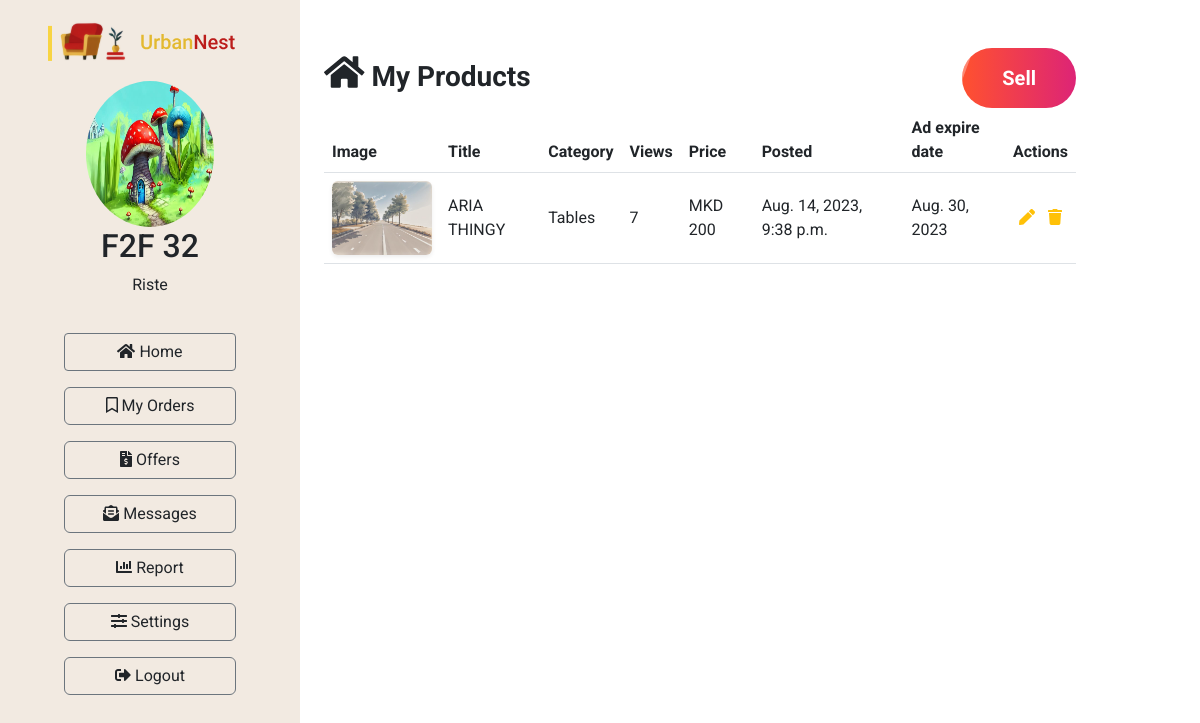
The page /dashboard/home (signed in) on the database its author committed.
### Furniture/models.py (models this page shows, shortened)
class UrbanNestUser(models.Model):
    user = models.OneToOneField(User, on_delete=models.CASCADE)
    first_name = models.CharField(max_length=100)
    last_name = models.CharField(max_length=100)
    photo = models.ImageField(upload_to='images/users', null=True, blank=True)
    address = models.CharField(max_length=200)
    city = models.CharField(max_length=100)
    postal_code = models.CharField(max_length=100)
    province = models.CharField(max_length=100)
    country = CountryField()
    phone_number = models.CharField(max_length=9)
    shopping_cart = models.ForeignKey('ShoppingCart', on_delete=models.CASCADE, null=True, blank=True)

class FurnitureAd(models.Model):
    seller = models.ForeignKey(UrbanNestUser, on_delete=models.CASCADE)
    name = models.CharField(max_length=255)
    category = models.ForeignKey(Category, on_delete=models.CASCADE)
    rating = models.IntegerField(validators=[MinValueValidator(1), MaxValueValidator(5)])
    description = models.TextField()
    price = models.IntegerField()
    CURRENCY_CHOICES = [
        ('MKD', 'Denar'),
        ('EUR', 'Euro'),
        ('USD', 'Dollar'),
    ]
    currency = models.CharField(max_length=3, choices=CURRENCY_CHOICES)
    width = models.IntegerField()
    length = models.IntegerField()
    height = models.IntegerField()
    weight = models.IntegerField()
    UNIT_CHOICES = [
        ('kg', 'Kilograms'),
        ('lb', 'Pounds'),
    ]
    unit_weight = models.CharField(max_length=100, choices=UNIT_CHOICES)
    image = models.ImageField(upload_to='images/furnitures', null=True, blank=True)
    creation_date = models.DateTimeField(auto_now_add=True)
    last_modified_date = models.DateTimeField(auto_now=True)
    ad_duration_to = models.DateField()
    views = models.IntegerField(default=0)
    active = models.BooleanField(default=True)

class Category(models.Model):
    name = models.CharField(max_length=255)
    photo = models.ImageField(upload_to='images/categories', null=True, blank=True)
    creation_date = models.DateTimeField(auto_now_add=True)
    last_modified_date = models.DateTimeField(auto_now=True)

### Furniture/views.py (the view)
# urls.py: path("dashboard/home", dashboard_home, name="dashboard_home"),
@login_required
def dashboard_home(request):
    user = UrbanNestUser.objects.get(user=request.user)
    list_of_ads = FurnitureAd.objects.filter(seller=user)
    context = {'user': user, 'list_of_ads': list_of_ads}
    return render(request, 'dashboard/dashboard-home.html', context=context)

### Furniture/templates/dashboard/dashboard-home.html (shortened to what this page needs)
{% extends "dashboard/base-dashboard.html" %}
{% block content %}
<div class="container my-5">
    <div class="d-flex justify-content-between align-items-center"><h3><strong><i
            class='fas fa-home' style='font-size:36px'></i> My Products</strong></h3>
        <a href="{% url 'add_furniture_ad' %}" class="btn-fancy text-decoration-none">
            <span class="btn-text">Sell</span>
            <span class="btn-shine"></span>
            <span class="btn-shine btn-shine-2"></span>
        </a>
    </div>
    <div class="table-responsive">
        <table class="table table-hover">
            <thead>
            <tr>
                <th scope="col">Image</th>
                <th scope="col">Title</th>
                <th scope="col">Category</th>
                <th scope="col">Views</th>
                <th scope="col">Price</th>
                <th scope="col">Posted</th>
                <th scope="col">Ad expire date</th>
                <th scope="col" class="text-center">Actions</th>
            </tr>
            </thead>
            <tbody>
            {% for ad in list_of_ads %}
            <tr>
                <td><img src="{{ad.image.url}}" alt="" width="100px" class="rounded shadow-sm"></td>
                <td class="align-middle">{{ad.name}}</td>
                <td class="align-middle">{{ad.category.name}}</td>
                <td class="align-middle">{{ad.views}}</td>
                <td class="align-middle">{{ad.currency}} {{ad.price}}</td>
                <td class="align-middle">{{ad.creation_date}}</td>
                <td class="align-middle">{{ad.ad_duration_to}}</td>
                {% if ad.active == True %}
                <td class="align-middle">
                    <div class="d-flex justify-content-around">
                        <a href="{% url 'edit_furniture_ad' ad_id=ad.pk %}" class="text-warning"><i class='fas fa-pen'></i></a>
                        <a href="{% url 'delete_furniture_ad' ad_id=ad.pk %}" class="text-warning"><i class='fas fa-trash'></i></a>
                    </div>
                </td>
                {% else %}
                <td class="align-middle text-center">
                    /
                </td>
                {% endif %}
            </tr>
            {% endfor %}
            </tbody>
        </table>
    </div>
</div>
{% endblock %}

### Furniture/templates/dashboard/base-dashboard.html (shortened to what this page needs)
<!DOCTYPE html>
<html lang="en">
<head>
    <link rel="stylesheet" href="https://cdn.jsdelivr.net/npm/bootstrap@5.3.0/dist/css/bootstrap.min.css">
    <link rel="stylesheet"
          href="https://cdn.jsdelivr.net/npm/@fortawesome/fontawesome-free@6.2.1/css/fontawesome.min.css"
>
</head>
<body>
<div style="min-height: 100vh;">
    <div class="row d-flex align-items-stretch p-0 m-0">
        <div class="py-3 px-5 col-md-3" style="background: #F2EAE1; min-height: 100vh;">
            <a href="{% url 'index' %}">
                <div>
                </div>
            </a>
            <div class="pt-3 container d-flex flex-column align-items-center justify-content-center mb-1">
                <img src="{{MEDIA_URL}}{{user.photo.url}}" alt="" class="rounded-circle" style="
width: 128px;
height: 145.636px;">
                <h2>{{user.first_name}} {{user.last_name}}</h2>
                <p>{{user.user.username}}</p>
            </div>
            <div class="d-flex flex-column justify-content-center px-3 gap-3 py-3">
                <a href="{% url 'dashboard_home' %}" class="text-decoration-none text-reset btn btn-outline-secondary"
                   style="border-radius: 4px;"><i class="fas fa-home"></i> Home</a>
                <a href="{% url 'my_orders' %}" class="text-decoration-none text-reset btn btn-outline-secondary"><i
                        class='far fa-bookmark'></i> My
                    Orders</a>
                <a href="{% url 'offers' %}" class="text-decoration-none text-reset btn btn-outline-secondary"><i
                        class='fas fa-file-invoice-dollar'></i> Offers</a>
                <a href="" class="text-decoration-none text-reset btn btn-outline-secondary"><i
                        class='fas fa-envelope-open-text'></i> Messages</a>
                <a href="" class="text-decoration-none text-reset btn btn-outline-secondary"><i
                        class='fas fa-chart-bar'></i> Report</a>
                <a href="{% url 'edit_settings' %}" class="text-decoration-none text-reset btn btn-outline-secondary"><i
                        class='fas fa-sliders-h'></i> Settings</a>
                <a href="{% url 'logout' %}" class="text-decoration-none text-reset btn btn-outline-secondary"><i
                        class="fas fa-sign-out-alt"></i> Logout</a>
            </div>
        </div>
        <div class="col-md-8 white">
            {% block content %}{% endblock %}
        </div>
    </div>
</div>
</body>
</html>

### Furniture/templates/dashboard/base-dashboard.html (style rules this page uses)
* { font-family: 'Roboto', sans-serif !important; }
html, body { margin: 0; padding: 0; }
* { box-sizing: border-box; }

### Furniture/templates/dashboard/dashboard-home.html (style rules this page uses)
.btn-fancy { position: relative; display: inline-block; padding: 15px 40px; background: linear-gradient(to right, #ff512f, #dd2476); border: none; color: white; font-size: 20px; font-weight: bold; border-radius: 30px; overflow: hidden; transition: transform 0.3s, filter 0.3s, box-shadow 0.3s; z-index: 1; }
.btn-fancy .btn-text { position: relative; z-index: 2; }
.btn-fancy .btn-shine { position: absolute; top: 0; left: -100%; width: 100%; height: 100%; background: rgba(255, 255, 255, 0.2); transform: skewX(-20deg); z-index: 1; animation: shine 2s infinite; transition: left 0.3s; }
.btn-fancy .btn-shine-2 { background: rgba(255, 255, 255, 0.15); animation: shine 3s infinite reverse; }

### rows shown on the page
UrbanNestUser: photo (picture), first_name "F2F", last_name "32", user.username "Riste"
FurnitureAd: image (picture), name "ARIA THINGY", category.name "Tables", views "7", currency "MKD", price "200", creation_date "Aug. 14, 2023, 9:38 p.m.", ad_duration_to "Aug. 30, 2023", active True (drawn)
